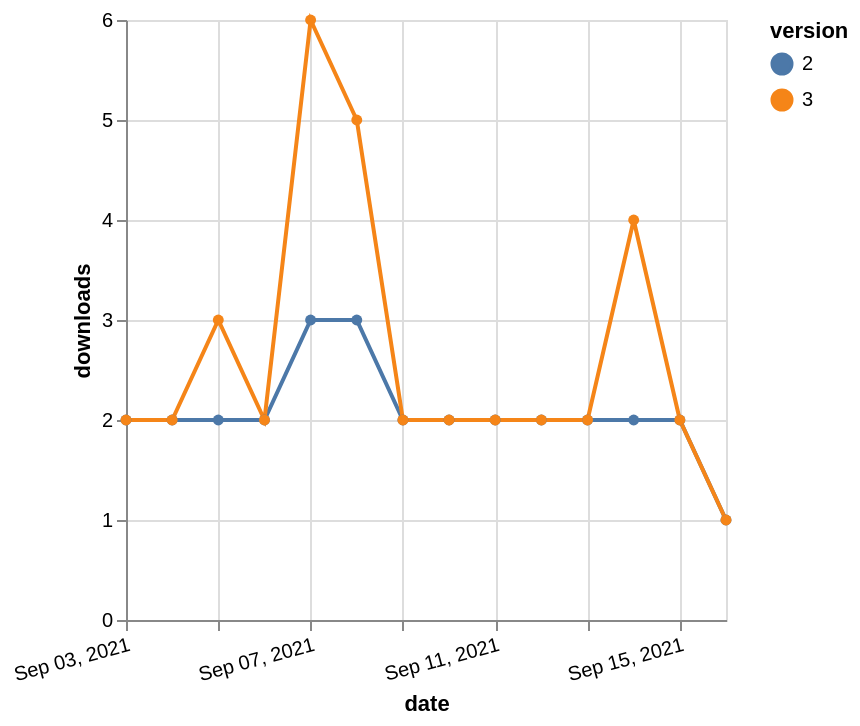

Source (Vega-Lite JSON):
### Vega-Lite specification from a JSON file in a GitHub repository (floating-point values rounded to 4 significant figures)
{"$schema": "https://vega.github.io/schema/vega-lite/v5.json", "description": "A simple bar chart with embedded data.", "data": {"values": [{"date": "2021-09-03", "total": 3051, "delta": 2, "version": "2"}, {"date": "2021-09-04", "total": 3053, "delta": 2, "version": "2"}, {"date": "2021-09-05", "total": 3055, "delta": 2, "version": "2"}, {"date": "2021-09-06", "total": 3057, "delta": 2, "version": "2"}, {"date": "2021-09-07", "total": 3060, "delta": 3, "version": "2"}, {"date": "2021-09-08", "total": 3063, "delta": 3, "version": "2"}, {"date": "2021-09-09", "total": 3065, "delta": 2, "version": "2"}, {"date": "2021-09-10", "total": 3067, "delta": 2, "version": "2"}, {"date": "2021-09-11", "total": 3069, "delta": 2, "version": "2"}, {"date": "2021-09-12", "total": 3071, "delta": 2, "version": "2"}, {"date": "2021-09-13", "total": 3073, "delta": 2, "version": "2"}, {"date": "2021-09-14", "total": 3075, "delta": 2, "version": "2"}, {"date": "2021-09-15", "total": 3077, "delta": 2, "version": "2"}, {"date": "2021-09-16", "total": 3078, "delta": 1, "version": "2"}, {"date": "2021-09-03", "total": 3015, "delta": 2, "version": "3"}, {"date": "2021-09-04", "total": 3017, "delta": 2, "version": "3"}, {"date": "2021-09-05", "total": 3020, "delta": 3, "version": "3"}, {"date": "2021-09-06", "total": 3022, "delta": 2, "version": "3"}, {"date": "2021-09-07", "total": 3028, "delta": 6, "version": "3"}, {"date": "2021-09-08", "total": 3033, "delta": 5, "version": "3"}, {"date": "2021-09-09", "total": 3035, "delta": 2, "version": "3"}, {"date": "2021-09-10", "total": 3037, "delta": 2, "version": "3"}, {"date": "2021-09-11", "total": 3039, "delta": 2, "version": "3"}, {"date": "2021-09-12", "total": 3041, "delta": 2, "version": "3"}, {"date": "2021-09-13", "total": 3043, "delta": 2, "version": "3"}, {"date": "2021-09-14", "total": 3047, "delta": 4, "version": "3"}, {"date": "2021-09-15", "total": 3049, "delta": 2, "version": "3"}, {"date": "2021-09-16", "total": 3050, "delta": 1, "version": "3"}]}, "width": "container", "mark": {"type": "line", "point": {"filled": true}}, "encoding": {"x": {"field": "date", "type": "temporal", "timeUnit": "yearmonthdate", "title": "date", "axis": {"labelAngle": -15}}, "y": {"field": "delta", "type": "quantitative", "title": "downloads"}, "color": {"field": "version", "type": "nominal"}, "tooltip": {"field": "delta"}}}
